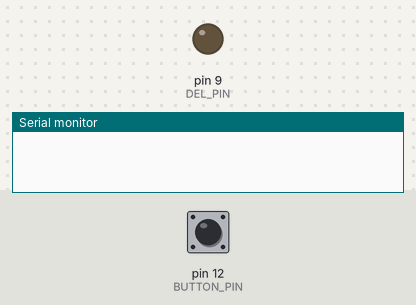
This sketch was run on a simulated Arduino Uno, built with avr-gcc and run on an emulated ATmega328P. Shown: output pins drawn as LEDs (lit = HIGH), the last lines printed to the serial monitor. The test bench sets the inputs (shaded band); at power-on: pin 12 (BUTTON_PIN) LOW.

Above: at 1.2 s.
1.3 s: pin 12 (BUTTON_PIN) pulled HIGH for 0.15 s
At 1.8 s:
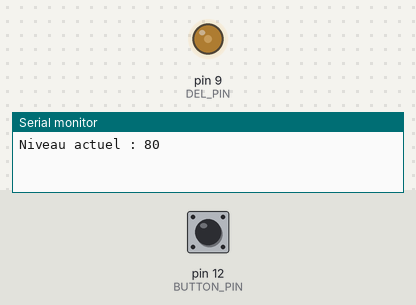
2.9 s: pin 12 (BUTTON_PIN) pulled HIGH for 1 s
At 4.2 s:
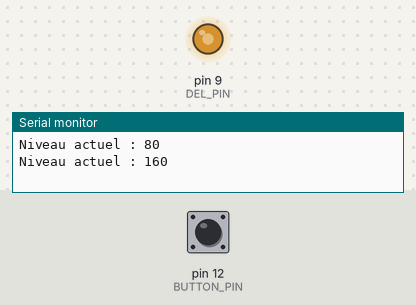
5.4 s: pin 12 (BUTTON_PIN) pulled HIGH for 0.15 s
At 6.1 s:
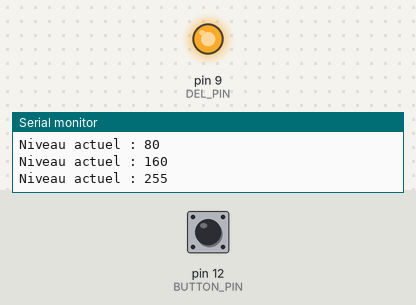
Timing chart, 0 to 8.4 s (numbered marks = the images above; inputs shaded):
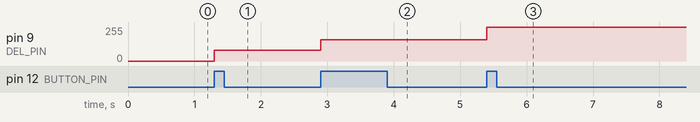

Measured:
- after the input at 1.3 s, pin 9 (DEL_PIN): 0/255 → 80/255 at once
- after the input at 2.9 s, pin 9 (DEL_PIN): 80/255 → 160/255 at once
- after the input at 5.4 s, pin 9 (DEL_PIN): 160/255 → 255/255 at once

The sketch:

sketch_session_4.ino
```cpp
#define DEL_PIN 9
#define BUTTON_PIN 12

int incrementIntensity(int level) {
  switch (level) {
    case 0: return 80;
    case 80: return 160;
    case 160: return 255;
    default: return 0;
  }
}

void setup() {
  Serial.begin(9600);
  pinMode(DEL_PIN, OUTPUT);
  pinMode(BUTTON_PIN, INPUT);
}

void loop() {
  static int ledState = 0;
  static bool buttonState = LOW;
  static bool lastButtonState = LOW;
  buttonState = digitalRead(BUTTON_PIN);

  if (buttonState == HIGH && buttonState != lastButtonState) {
    ledState = incrementIntensity(ledState);
    Serial.print("Niveau actuel : ");
    Serial.println(ledState);
    analogWrite(DEL_PIN, ledState);
    delay(50);
  }
  lastButtonState = buttonState;
}
```
